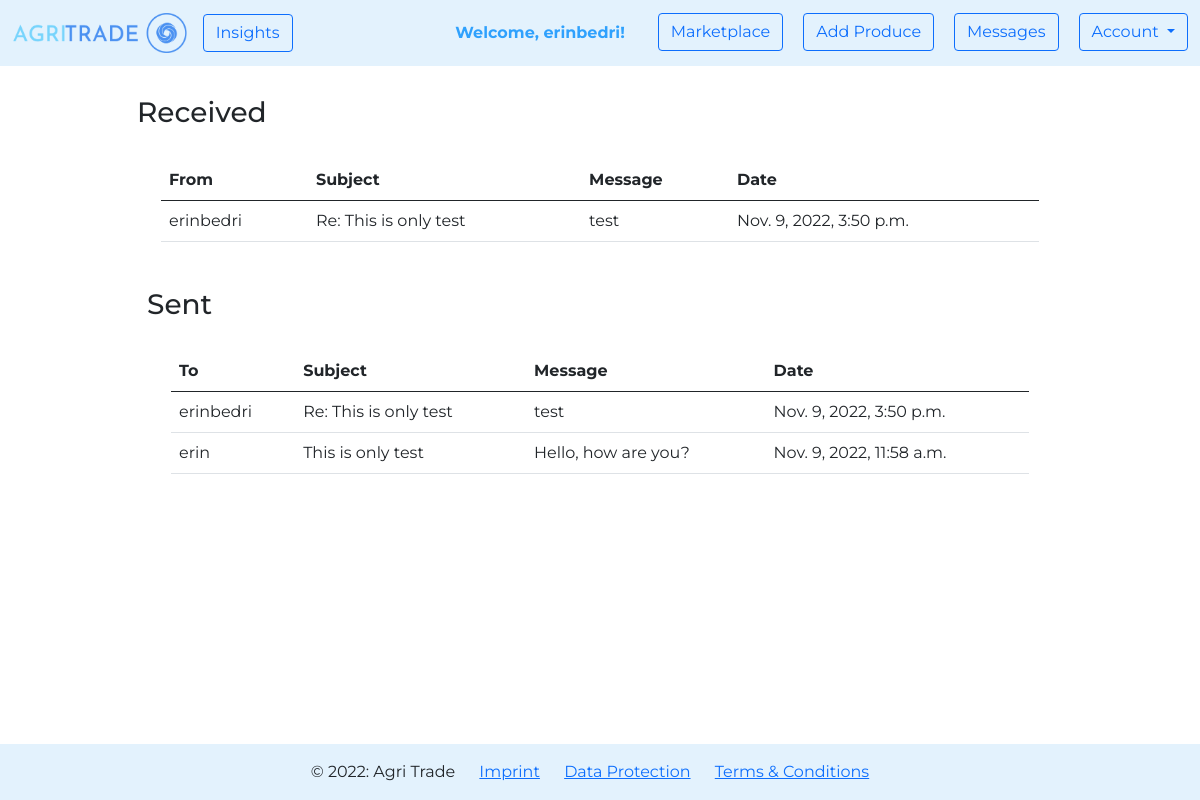
Before: /messages/ (signed in) with the older database file.
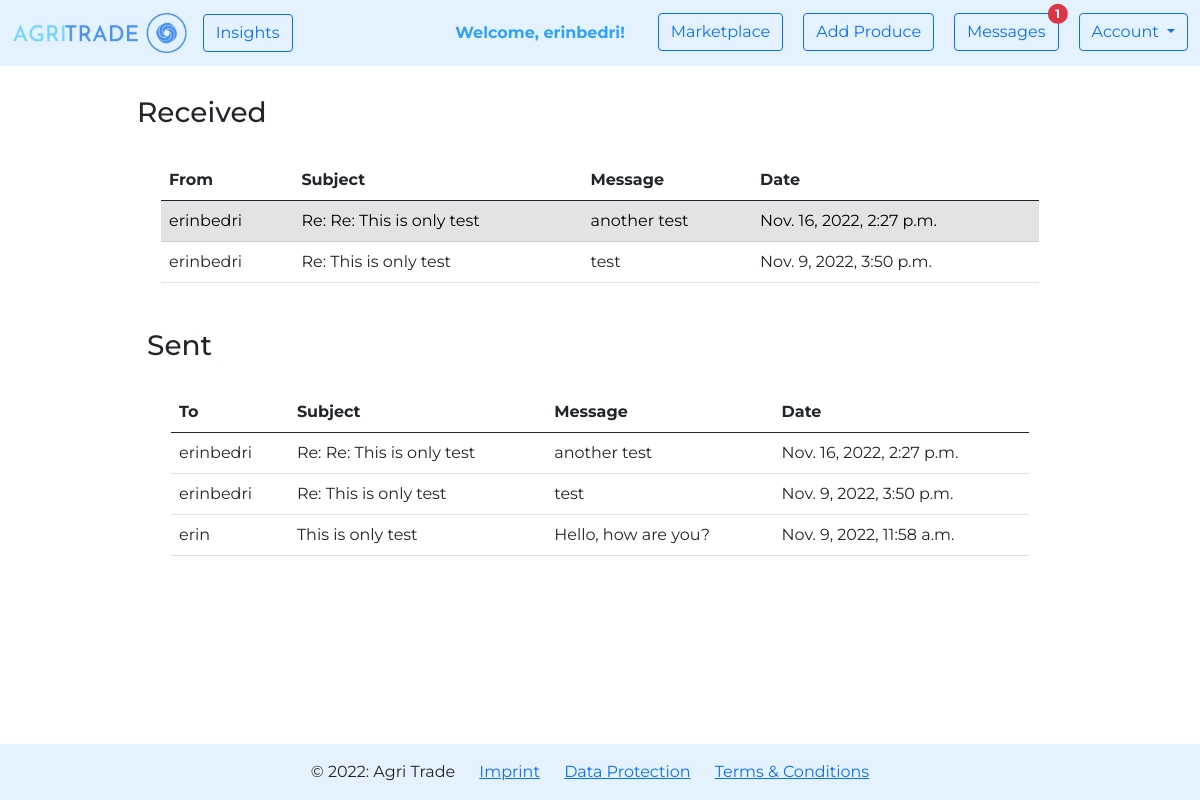
After: the same page with the newer database file.
### agri_trade/user_messages/models.py (models this page shows)
class Message(models.Model):
    SUBJECT_MAX_LEN = 50
    BODY_MAX_LEN = 1500
    sender = models.ForeignKey(
        UserModel,
        on_delete=CASCADE,
        related_name='sender',
    )
    receiver = models.ForeignKey(
        UserModel,
        on_delete=CASCADE,
        related_name='receiver',
    )
    subject = models.CharField(
        max_length=SUBJECT_MAX_LEN,
    )
    body = models.TextField(
        max_length=BODY_MAX_LEN,
    )
    created_at = models.DateTimeField(
        auto_now_add=True,
    )
    is_read = models.BooleanField(
        default=False,
    )

### agri_trade/user_messages/views.py (the view)
# urls.py: path('', views.show_messages, name='messages'),
@login_required
def show_messages(request):
    messages_inbox = Message.objects\
        .filter(receiver=request.user)\
        .order_by('-created_at')
    messages_outbox = Message.objects\
        .filter(sender=request.user)\
        .order_by('-created_at')
    context = {
        'messages_inbox': messages_inbox,
        'messages_outbox': messages_outbox,
    }
    return render(request, 'user_messages/messages.html', context)

### agri_trade/user_messages/templates/user_messages/messages.html
{% extends 'web/base.html' %}
{% block content %}
    <div class="container" style="margin-top: 30px; margin-bottom: 50px">
        <div class="row justify-content-md-center">
            <div class="col-md-10">
                <h3>Received</h3>
                <div class="container">
                    <table class="table table-hover" style="margin-top: 30px">
                        <thead>
                        <tr>
                            <th scope="col">From</th>
                            <th scope="col">Subject</th>
                            <th scope="col">Message</th>
                            <th scope="col">Date</th>
                        </tr>
                        </thead>
                        <tbody>
                        {% for message in messages_inbox %}
                            <tr onclick="window.location='{% url 'user_messages:message' message.id %}';"
                                    {% if not message.is_read %} class="table-secondary" {% endif %}>
                                <td>{{ message.sender }}</td>
                                <td>{{ message.subject }}</td>
                                <td>{{ message.body|truncatechars:125 }}</td>
                                <td>{{ message.created_at }}</td>
                            </tr>
                        {% empty %}
                            <p>You have not received any messages yet.</p>
                        {% endfor %}
                        </tbody>
                    </table>
                </div>
            </div>
        </div>
        <div class="container" style="margin-top: 30px; margin-bottom: 50px">
            <div class="row justify-content-md-center">
                <div class="col-md-10">
                    <h3>Sent</h3>
                    <div class="container">
                        <table class="table table-hover" style="margin-top: 30px">
                            <thead>
                            <tr>
                                <th scope="col">To</th>
                                <th scope="col">Subject</th>
                                <th scope="col">Message</th>
                                <th scope="col">Date</th>
                            </tr>
                            </thead>
                            <tbody>
                            {% for message in messages_outbox %}
                                <tr onclick="window.location='{% url 'user_messages:message' message.id %}';">
                                    <td>{{ message.receiver }}</td>
                                    <td>{{ message.subject }}</td>
                                    <td>{{ message.body|truncatechars:125 }}</td>
                                    <td>{{ message.created_at }}</td>
                                </tr>
                            {% empty %}
                                <p>You have not sent any messages yet.</p>
                            {% endfor %}
                            </tbody>
                        </table>
                    </div>
                </div>
            </div>
        </div>
    </div>
{% endblock %}

### agri_trade/web/templates/web/base.html (shortened to what this page needs)
{% load static %}
<!doctype html>
<html lang="en">
<head>
    <link rel="stylesheet" href="{% static 'css/style.css' %}">
    <link href="https://cdn.jsdelivr.net/npm/bootstrap@5.0.2/dist/css/bootstrap.min.css" rel="stylesheet"
>
</head>
<body class="d-flex flex-column min-vh-100">
    {% include 'web/navigation.html' %}
    {% block content %}{% endblock %}
    {% include 'web/footer.html' %}
</body>
</html>

### agri_trade/web/templates/web/navigation.html (shortened to what this page needs)
{% load static %}
<nav class="navbar navbar-expand-lg navbar-light" style="background-color: #e3f2fd;">
    <div class="container-fluid">
        <a class="navbar-brand" href="{% url 'web:homepage' %}">
            <img src="{% static 'img/logo.png' %}" alt="logo" style="height: 40px">
        </a>
        <ul class="navbar-nav">
            <li class="nav-item">
                <a class="btn btn-outline-primary" href="{% url 'posts:show posts' %}">Insights</a>
            </li>
        </ul>
        <div class="collapse navbar-collapse" id="navbarNavDropdown">
            <ul class="navbar-nav ms-auto">
                {% if request.user.is_authenticated %}
                    <li class="nav-item" style="margin-right: 25px">
                        <b><a class="nav-link disabled" href="#"
                              style="color: #2fa1fd">Welcome, {{ request.user.username }}!</a></b>
                    </li>
                    <li class="nav-item" style="padding-right: 20px">
                        <a class="btn btn-outline-primary" href="{% url 'marketplace:marketplace' %}">Marketplace</a>
                    </li>
                    <li class="nav-item" style="padding-right: 20px">
                        <a class="btn btn-outline-primary" href="{% url 'marketplace:add product' %}">Add Produce</a>
                    </li>
                    <li class="nav-item" style="padding-right: 20px">
                        <button type="button" class="btn btn-outline-primary position-relative"
                                onclick="location.href = '{% url 'user_messages:messages' %}';">
                            Messages
                            {% if request.unread_messages_count > 0 %}
                                <span class="position-absolute top-0 start-100 translate-middle badge rounded-pill bg-danger">
                                {{ request.unread_messages_count }}
                            </span>
                            {% endif %}
                        </button>
                    </li>
                    <div class="dropdown">
                        <button class="btn btn-outline-primary dropdown-toggle" type="button" id="dropdownMenuButton1"
                                data-bs-toggle="dropdown" aria-expanded="false">
                            Account
                        </button>
                    </div>
                {% endif %}
            </ul>
        </div>
    </div>
</nav>

### agri_trade/web/templates/web/footer.html
<footer class="mt-auto" style="background-color: #e3f2fd;">
    <div class="text-center p-3" style="background-color: #e3f2fd;">
        <p style="display:inline; margin-right: 20px">© 2022: Agri Trade</p>
        <p style="display:inline; margin-right: 20px"><a href="{% url 'web:imprint' %}">Imprint</a></p>
        <p style="display:inline; margin-right: 20px"><a href="{% url 'web:data protection' %}">Data Protection</a></p>
        <p style="display:inline; margin-right: 20px"><a href="{% url 'web:terms and conditions' %}">Terms & Conditions</a></p>
    </div>
</footer>

### static/css/style.css (style rules this page uses)
body { font-family: 'Montserrat', sans-serif !important; }

Changed rows visible on the page:
added Message: sender "erinbedri", subject "Re: Re: This is only test", body "another test", created_at "Nov. 16, 2022, 2:27 p.m.", receiver "erinbedri", is_read False (drawn)
Other visible differences:
{{ request.unread_messages_count }}: (not shown) → "1"
